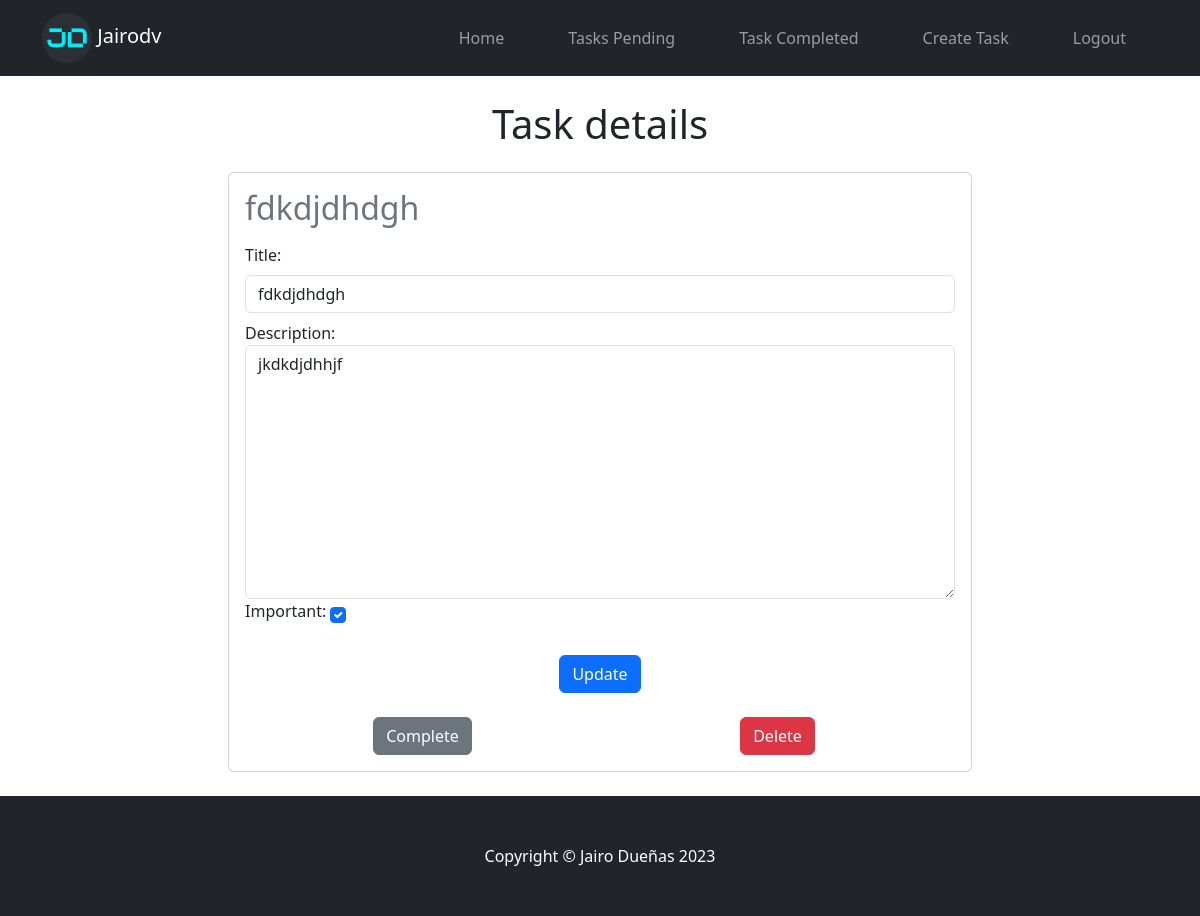
The page /tasks/18/ (signed in) on the database its author committed.
### tasks/models.py (models this page shows, shortened)
class Task(models.Model):
  title = models.CharField(max_length=200)
  description = models.TextField(blank=True)
  created = models.DateTimeField(auto_now_add=True)
  datecompleted = models.DateTimeField(null=True, blank=True)
  important = models.BooleanField(default=False)
  user = models.ForeignKey(User, on_delete=models.CASCADE)
  class Meta:
    verbose_name='task'
    verbose_name_plural='tasks'

### tasks/views.py (the view, shortened to what this page needs)
# urls.py: path('tasks/<int:task_id>/', views.task_detail, name='task_detail'),
@login_required
def task_detail(request, task_id):
  if request.method == 'GET':
    task = get_object_or_404(Task, pk=task_id, user=request.user)
    form = TaskForm(instance=task)
    return render(request, 'tasks/task_detail.html', {'task':task, 'form':form})

### tasks/form.py
class TaskForm(forms.ModelForm):
  class Meta:
    model = Task
    fields = ['title', 'description', 'important']
    widgets = {
      'title':forms.TextInput(attrs={'class':'form-control my-2', 'placeholder':'Write a title '}),
      'description':forms.Textarea(attrs={'class':'form-control my-2, ', 'placeholder':'Write a description'}),
      'important':forms.CheckboxInput(attrs={'class':'form-check-input my-2'})
    }

### tasks/templates/tasks/task_detail.html (shortened to what this page needs)
{% extends 'base.html' %}
{% load static %}
{% block content %}
<main class="container mb-4">
  <div class="col-md-8 offset-md-2">
    <div class="container">
      <h1 class="text-center my-4">Task details</h1>
    </div>
    <div class="card card-body">
      <form method="POST">
        <h2 class="text-secondary">{{task.title}} </h2>
        {{form}}
        <div class="container py-4 d-flex justify-content-around">
          <button class="btn btn-primary">Update
          </button>
        </div>
      </form>
      <div class="d-flex text-center">
        <div class="container">
          <form action="{% url 'complete_task' task.id %}" method="POST">
            <button class="btn btn-secondary">Complete</button>
          </form>
        </div>
        <div class="container">
          <form action="{% url 'delete_task' task.id %}" method="POST">
            <button class="btn btn-danger">Delete</button>
          </form>
        </div>
      </div>
    </div>
  </div>
</main>
{% endblock content %}

### rows shown on the page
Task: title "fdkdjdhdgh", description "jkdkdjdhhjf", important "☑"
